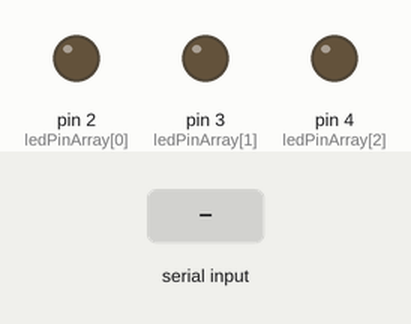
Recording of a sketch running on a simulated Arduino Uno, built with avr-gcc and run on an emulated ATmega328P. Parts: output pins drawn as LEDs (lit = HIGH). Inputs (shaded band) come from the test bench.

Above: at 1.2 s.
1.3 s: byte 30 received over Serial
At 1.9 s:
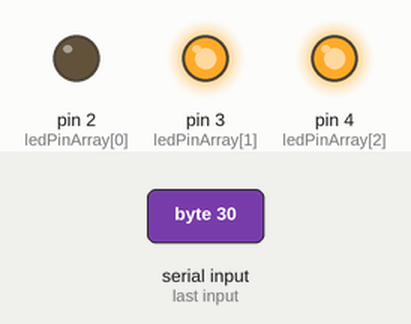
2.8 s: byte 90 received over Serial
At 3.2 s:
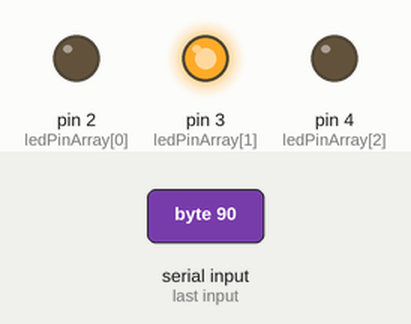
Timing chart, 0 to 5.8 s (numbered marks = the images above; inputs shaded):
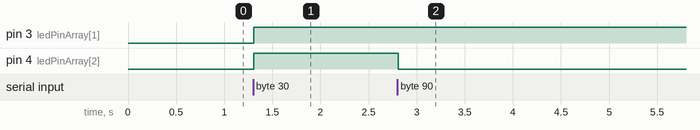

Measured:
- after the input at 1.3 s, pin 3 (ledPinArray[1]), pin 4 (ledPinArray[2]): LOW → HIGH at once
- after the input at 2.8 s, pin 4 (ledPinArray[2]): HIGH → LOW at once

The sketch:

MultiButton_SerialReceiver.ino
```cpp
int ledPinArray[] = {
  2, 3, 4}; // the pin addresses for our buttons

int buttonIndex = 0;
const int nButtons = 3;

byte ledStateBits; // we are using this as a binary number

void setup() {
  Serial.begin(9600); // start the serial mode so we can debug on the computer

  for(buttonIndex=0; buttonIndex< nButtons;buttonIndex++) {
    pinMode(ledPinArray[buttonIndex], OUTPUT);
  }
}

void loop() {
  while(Serial.available() > 0) {
    ledStateBits = Serial.read(); // read the incoming ButtonStateBits
  }

  for(buttonIndex=0; buttonIndex < nButtons; buttonIndex++) {
    digitalWrite(ledPinArray[buttonIndex],bitRead(ledStateBits, buttonIndex));
  }

  delay(10);
}
```
